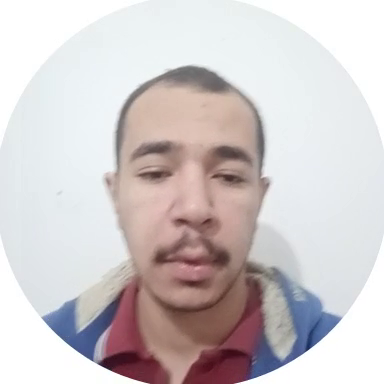
#> input picture frame 29 of yosryV.mp4, 384 x 384 px
$ python Test2023.py
#> lines starting #> are read from the running program, lines starting #| are printed output that depends on the picture; after the words box and inside, x2 and y2 are one past the last pixel; in counts of white or black regions, pixels touching at a corner belong together
import cv2
import os

os.chdir('C:\\Users\\mina1\\source\\Python_files\\Test2023_data')

frontalFaceCascade = cv2.CascadeClassifier('haarcascade_frontalface_alt2.xml')
profileFaceCascade = cv2.CascadeClassifier('haarcascade_profileface.xml')

#img = cv2.imread('yosry1.jpg',0)
capture = cv2.VideoCapture('yosryV.mp4')
cv2.waitKey(0)

while capture.isOpened():
    ret, img = capture.read()
#> img is the input picture: shape (384, 384, 3); mean B, G, R 202.7, 201.7, 208.8

    gray = cv2.cvtColor(img,cv2.COLOR_BGR2GRAY)
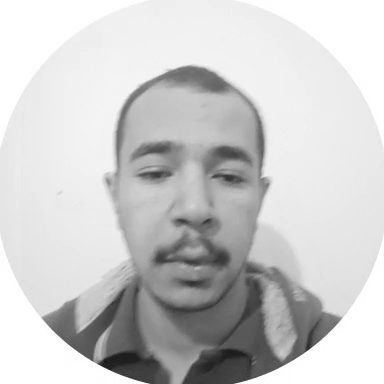
#> gray: shape (384, 384); min 24, max 255, mean 203.9

    frontalFaces = frontalFaceCascade.detectMultiScale(gray,1.1,4)
#> frontalFaces = [[90, 88, 206, 206]]
    #profileFaces = profileFaceCascade.detectMultiScale(gray,1.1,4)

    for (x,y,w,h) in frontalFaces:
        if w > 100 or h > 100:
	        cv2.rectangle(img,(x,y),(x+w,y+h),(0,255,0),3)
#> this loop made 1 pass
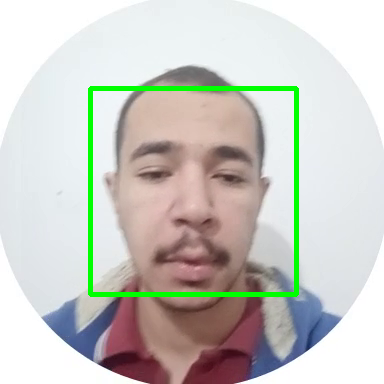
#> img: shape (384, 384, 3); 2.79% of pixels changed, all inside (x1, y1, x2, y2) = (88, 86, 299, 297)

    #for (x,y,w,h) in profileFaces:
        #if w > 100 or h > 100:
	        #cv2.rectangle(img,(x,y),(x+w,y+h),(255,0,0),3)

    cv2.imshow("image", img)
    if cv2.waitKey(1) == ord('q'):
#> (key q is pressed here)
            break

capture.release()
cv2.destroyAllWindows()

$ run again, starting later in the video
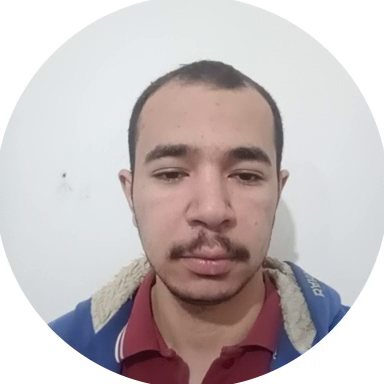
#> input picture frame 131 of yosryV.mp4, 384 x 384 px
#> img is the input picture: shape (384, 384, 3); mean B, G, R 188.9, 188.5, 197.5
#> `gray = cv2.cvtColor(img,cv2.COLOR_BGR2GRAY)`:
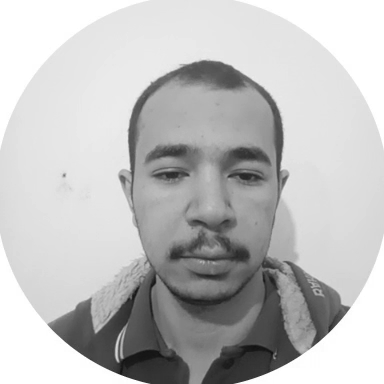
#> gray: shape (384, 384); min 16, max 255, mean 191.2
#> frontalFaces = [[107, 91, 203, 203]]
#> the loop `for (x,y,w,h) in frontalFaces:` made 1 pass
#> after the loop `for (x,y,w,h) in frontalFaces:`:
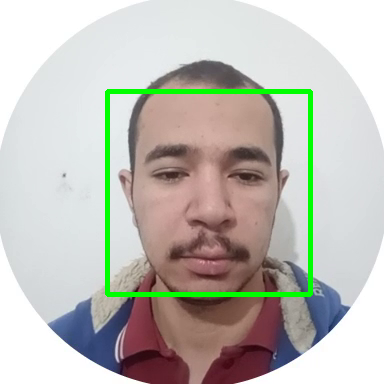
#> img: shape (384, 384, 3); 2.75% of pixels changed, all inside (x1, y1, x2, y2) = (105, 89, 313, 297)

$ run again, starting later in the video
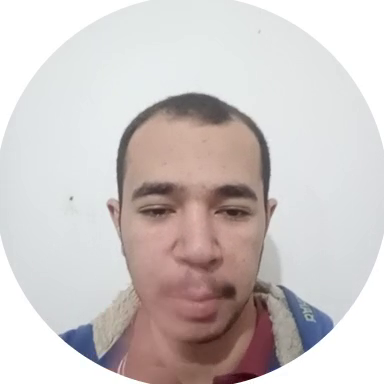
#> input picture frame 234 of yosryV.mp4, 384 x 384 px
#> img is the input picture: shape (384, 384, 3); mean B, G, R 198.1, 199.1, 206.4
#> `gray = cv2.cvtColor(img,cv2.COLOR_BGR2GRAY)`:
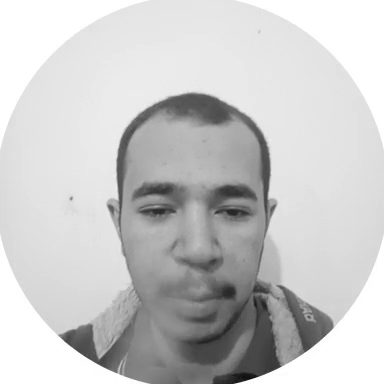
#> gray: shape (384, 384); min 16, max 255, mean 201.1
#> frontalFaces = [[99, 129, 195, 195]]
#> the loop `for (x,y,w,h) in frontalFaces:` made 1 pass
#> after the loop `for (x,y,w,h) in frontalFaces:`:
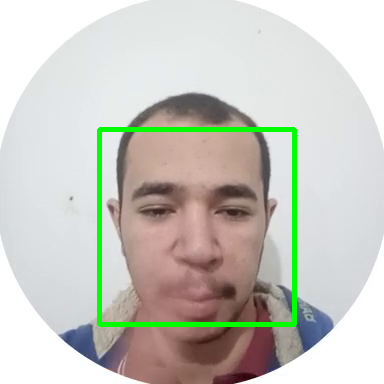
#> img: shape (384, 384, 3); 2.64% of pixels changed, all inside (x1, y1, x2, y2) = (97, 127, 297, 327)
